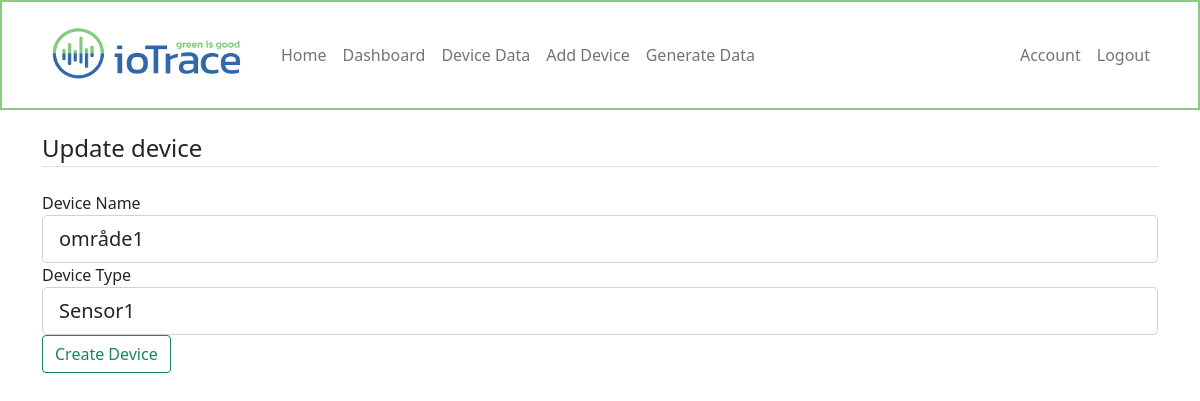
The page /dashboard/device/6/update (signed in) on the database as committed earlier.
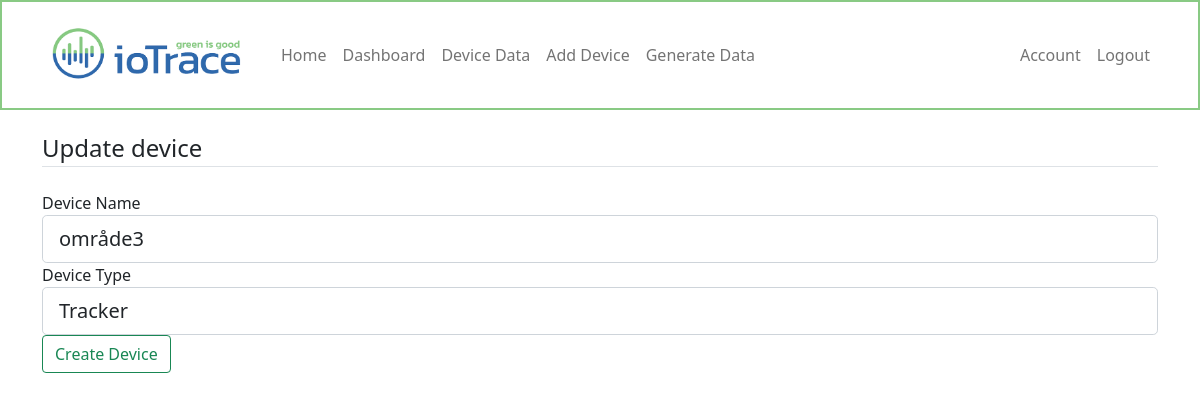
The same page on the database as committed later.
### webapp/models.py (models this page shows, shortened)
class Device(db.Model):
    id = db.Column(db.Integer, primary_key=True)
    devicename = db.Column(db.String(100), nullable=False)
    devicetype = db.Column(db.String(100), nullable=False)
    user_id = db.Column(db.Integer, db.ForeignKey('user.id'), nullable=False)
    datadumps = db.relationship('Dummydata', backref='devicedata', lazy=True)

### webapp/routes.py (the view)
@app.route('/dashboard/device/<int:device_id>/update', methods=['GET', 'POST'])
@login_required
def update_device(device_id):
    device = Device.query.get_or_404(device_id)
    if device.owner != current_user:
        abort(403)
    form = CreateDeviceForm()
    if form.validate_on_submit():
        device.devicename = form.devicename.data
        device.devicetype = form.devicetype.data
        db.session.commit()
        flash('Your device has been updated', 'success')
        return redirect(url_for('device', device_id=device.id))
    elif request.method == 'GET':
        form.devicename.data = device.devicename
        form.devicetype.data = device.devicetype
    return render_template('edit_device.html', title='Update Device', form=form, legend='Update device')

### webapp/forms.py
class CreateDeviceForm(FlaskForm):
    devicename = StringField('Device Name', validators=[DataRequired(), Length(min=0, max=20)])
    devicetype = SelectField('Device Type', choices=[('s1','Sensor1'),('s2','Sensor2'),('s3','Sensor3'),('track','Tracker'),('track+','Tracker +')], validators=[DataRequired()])
    submit = SubmitField('Create Device')

### webapp/models.py (called while the page is built)
@login_manager.user_loader
def load_user(user_id):
    return User.query.get(int(user_id))

### webapp/templates/edit_device.html (shortened to what this page needs)
{% extends "layout.html" %}
{% set active_page = "add_device" %}
{% block content %}
<form method="POST" action="">
    <fieldset class="form-group">
        <legend class="border-bottom mb-4">{{ legend }}</legend>
        <div class="form-group">
            {{ form.devicename.label(class="form-control-label") }}
            {% if form.devicename.errors %}
                {{ form.devicename(class="form-control form-control-lg is-invalid") }}
                <div class="invalid-feedback">
                    {% for error in form.devicename.errors %}
                        <span>{{ error }}</span>
                    {% endfor %}
                </div>
            {% else %}
                {{ form.devicename(class="form-control form-control-lg") }}
            {% endif %}
        </div>
        <div class="form-group">
            {{ form.devicetype.label(class="form-control-label") }}
            {% if form.devicetype.errors %}
                {{ form.devicetype(class="form-control form-control-lg is-invalid") }}
                <div class="invalid-feedback">
                    {% for error in form.devicename.errors %}
                        <span>{{ error }}</span>
                    {% endfor %}
                </div>
            {% else %}
                {{ form.devicetype(class="form-control form-control-lg") }}
            {% endif %}
        </div>
    </fieldset>
    <div class="form-group">
        {{ form.submit(class="btn btn-outline-success") }}
    </div>
</form>
{% endblock content %}

Rows that differ between the two databases and show on the page:
changed Device: devicename "område1" → "område3"; devicetype "Sensor1" → "Tracker"
